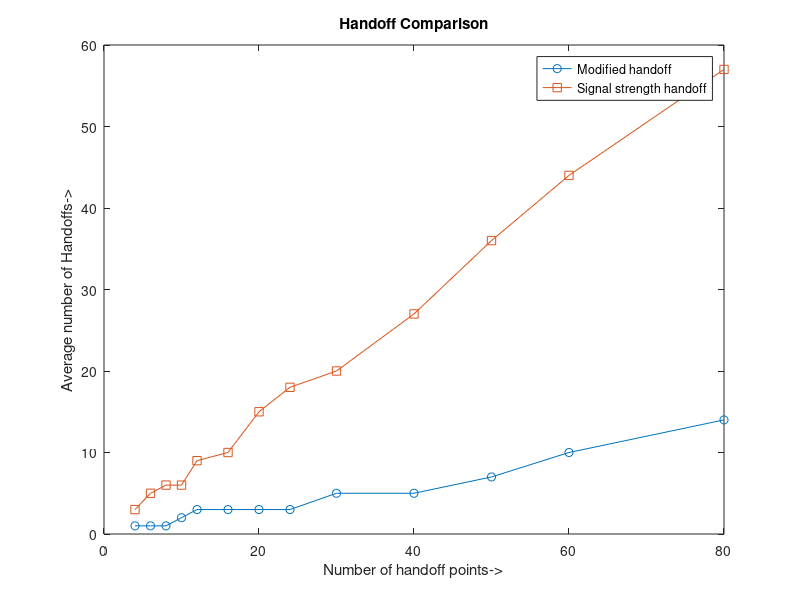

Reproduce this figure in MATLAB.
clc
close all
clear all
Decision_points=[4	6	8	10	12	16	20	24	30	40	50	60	80];
New =           [1  1	1	2	3	3	3	3	5	5	7	10	14];
Original=       [3	5	6	6	9	10	15	18	20	27	36	44	57];
figure()
plot(Decision_points,New,'-o');
hold on;
plot(Decision_points,Original,'-s');
hold off;
legend('Modified handoff','Signal strength handoff');
title('Handoff Comparison');
xlabel('Number of handoff points->'); ylabel('Average number of Handoffs->');